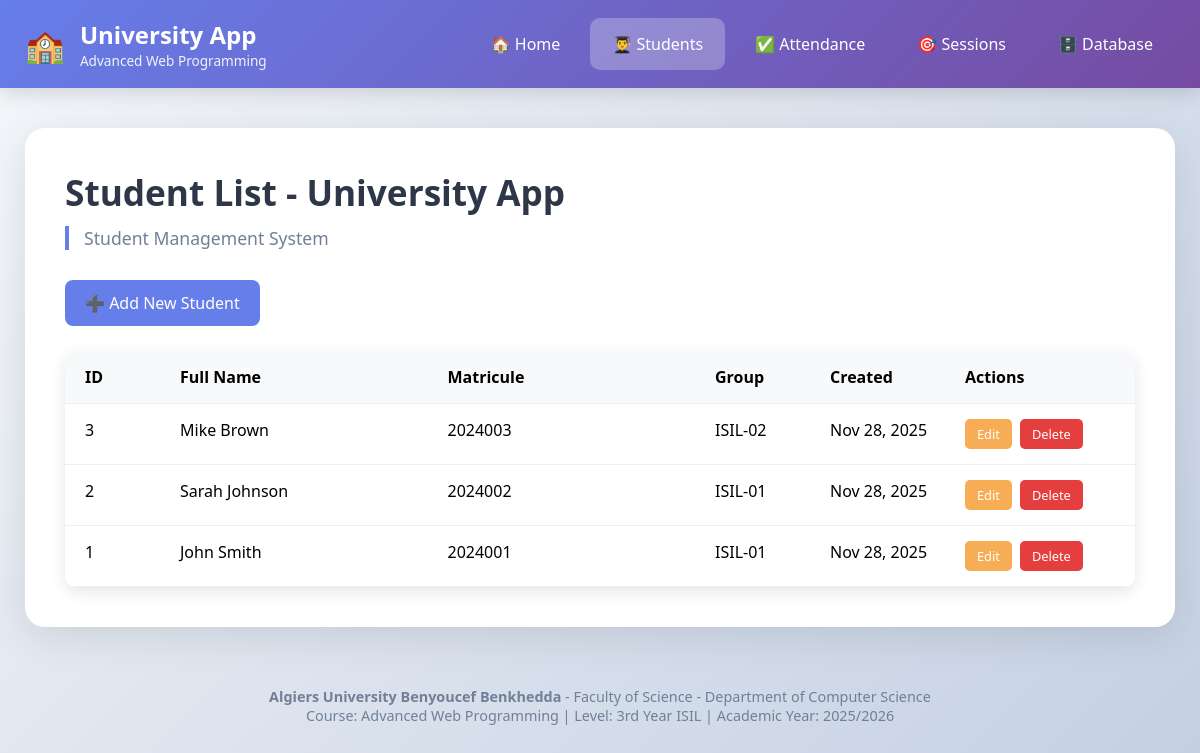
/students/list_students.php, run on the app's committed database.
### tables this page shows
CREATE TABLE IF NOT EXISTS students (
    id INT PRIMARY KEY AUTO_INCREMENT,
    fullname VARCHAR(100) NOT NULL,
    matricule VARCHAR(20) NOT NULL UNIQUE,
    group_id VARCHAR(10) NOT NULL,
    created_at TIMESTAMP DEFAULT CURRENT_TIMESTAMP
);

### students/list_students.php (the view, shortened to what this page needs)
<?php
$page_title = "Student List - University App";
require_once '../includes/header.php';
try {
    $pdo = getDBConnection();
    $students = $pdo->query("SELECT * FROM students ORDER BY id DESC")->fetchAll();
} catch (Exception $e) {
    $error = $e->getMessage();
}
?>
<div class="students-management">
    <div class="header-actions">
        <a href="add_student.php" class="btn-primary">➕ Add New Student</a>
    </div>
    <?php if (isset($error)): ?>
        <div class="error-message"><?php echo $error; ?></div>
    <?php else: ?>
        <div class="students-table">
            <div class="table-header">
                <div>ID</div>
                <div>Full Name</div>
                <div>Matricule</div>
                <div>Group</div>
                <div>Created</div>
                <div>Actions</div>
            </div>
            <?php foreach ($students as $student): ?>
            <div class="table-row">
                <div><?php echo $student['id']; ?></div>
                <div><?php echo htmlspecialchars($student['fullname']); ?></div>
                <div><?php echo htmlspecialchars($student['matricule']); ?></div>
                <div><?php echo htmlspecialchars($student['group_id']); ?></div>
                <div><?php echo date('M j, Y', strtotime($student['created_at'])); ?></div>
                <div class="actions">
                    <a href="update_student.php?id=<?php echo $student['id']; ?>" class="btn-edit">Edit</a>
                    <a href="delete_student.php?id=<?php echo $student['id']; ?>" class="btn-delete" onclick="return confirm('Delete this student?')">Delete</a>
                </div>
            </div>
            <?php endforeach; ?>
        </div>
    <?php endif; ?>
</div>
<?php require_once '../includes/footer.php'; ?>

### includes/header.php (shortened to what this page needs)
<?php
$current_page = basename($_SERVER['PHP_SELF']);
?>
<!DOCTYPE html>
<html lang="en">
<head>
</head>
<body>
    <header class="header">
        <div class="nav-container">
            <div class="logo">
                <a href="index.php">
                    <div class="logo-icon">🏫</div>
                    <div>
                        <div class="logo-text">University App</div>
                        <div class="logo-subtitle">Advanced Web Programming</div>
                    </div>
                </a>
            </div>
<nav>
    <ul class="nav-menu">
        <li><a href="/university_app/index.php" class="nav-link <?php echo $current_page == 'index.php' ? 'active' : ''; ?>">🏠 Home</a></li>
        <li><a href="/university_app/students/list_students.php" class="nav-link <?php echo strpos($_SERVER['PHP_SELF'], 'students/') !== false ? 'active' : ''; ?>">👨‍🎓 Students</a></li>
        <li><a href="/university_app/attendance/take_attendance.php" class="nav-link <?php echo strpos($_SERVER['PHP_SELF'], 'attendance/') !== false ? 'active' : ''; ?>">✅ Attendance</a></li>
        <li><a href="/university_app/sessions/create_session.php" class="nav-link <?php echo strpos($_SERVER['PHP_SELF'], 'sessions/') !== false ? 'active' : ''; ?>">🎯 Sessions</a></li>
        <li><a href="/university_app/database/test_connection.php" class="nav-link <?php echo strpos($_SERVER['PHP_SELF'], 'database/') !== false ? 'active' : ''; ?>">🗄️ Database</a></li>
    </ul>
</nav>
        </div>
    </header>
    <div class="main-container">
        <div class="content-card">
            <?php if (isset($page_title) && $current_page !== 'index.php'): ?>
                <h1 class="page-title"><?php echo $page_title; ?></h1>
                <div class="page-subtitle">
                    <?php
                    if (strpos($_SERVER['PHP_SELF'], 'students/') !== false) echo "Student Management System";
                    elseif (strpos($_SERVER['PHP_SELF'], 'attendance/') !== false) echo "Attendance Tracking System";
                    elseif (strpos($_SERVER['PHP_SELF'], 'sessions/') !== false) echo "Session Management System";
                    else echo "University Management System";
                    ?>
                </div>
            <?php endif; ?>

### includes/footer.php (shortened to what this page needs)
        </div>
        <div style="text-align: center; margin-top: 40px; color: #718096; font-size: 0.9rem; padding: 20px;">
            <p><strong>Algiers University Benyoucef Benkhedda</strong> - Faculty of Science - Department of Computer Science</p>
            <p>Course: Advanced Web Programming | Level: 3rd Year ISIL | Academic Year: 2025/2026</p>
        </div>
    </div>
</body>
</html>

### includes/header.php (style rules this page uses)
* { margin: 0; padding: 0; box-sizing: border-box; }
body { font-family: 'Segoe UI', Tahoma, Geneva, Verdana, sans-serif; background: linear-gradient(135deg, #f5f7fa 0%, #c3cfe2 100%); min-height: 100vh; }
.header { background: linear-gradient(135deg, #667eea 0%, #764ba2 100%); box-shadow: 0 4px 20px rgba(0, 0, 0, 0.15); padding: 0; }
.nav-container { max-width: 1200px; margin: 0 auto; display: flex; justify-content: space-between; align-items: center; padding: 0 25px; }
.logo a { display: flex; align-items: center; gap: 15px; text-decoration: none; color: white; padding: 18px 0; }
.logo-icon { font-size: 2rem; }
.logo-text { font-size: 1.5rem; font-weight: bold; }
.logo-subtitle { font-size: 0.85rem; opacity: 0.9; }
.nav-menu { display: flex; list-style: none; gap: 8px; }
.nav-link { display: block; padding: 15px 22px; text-decoration: none; color: white; font-weight: 500; border-radius: 10px; transition: all 0.3s ease; }
.nav-link.active { background: rgba(255, 255, 255, 0.25); }
.main-container { max-width: 1200px; margin: 40px auto; padding: 0 25px; }
.content-card { background: white; border-radius: 20px; padding: 40px; box-shadow: 0 10px 40px rgba(0, 0, 0, 0.1); margin-bottom: 30px; }
.page-title { color: #2d3748; font-size: 2.2rem; margin-bottom: 10px; }
.page-subtitle { color: #718096; font-size: 1.1rem; margin-bottom: 30px; border-left: 4px solid #667eea; padding-left: 15px; }

### students/list_students.php (style rules this page uses)
.header-actions { margin-bottom: 25px; }
.btn-primary { background: #667eea; color: white; padding: 12px 20px; text-decoration: none; border-radius: 8px; display: inline-block; }
.students-table { background: white; border-radius: 10px; overflow: hidden; box-shadow: 0 5px 15px rgba(0,0,0,0.1); }
.table-header, .table-row { display: grid; grid-template-columns: 80px 1fr 1fr 100px 120px 150px; gap: 15px; padding: 15px 20px; border-bottom: 1px solid #eee; }
.table-header { background: #f8f9fa; font-weight: bold; }
.actions { display: flex; gap: 8px; }
.btn-edit { background: #f6ad55; color: white; padding: 6px 12px; text-decoration: none; border-radius: 5px; font-size: 0.8rem; }
.btn-delete { background: #e53e3e; color: white; padding: 6px 12px; text-decoration: none; border-radius: 5px; font-size: 0.8rem; }

### data on the page
students: id "3", fullname "Mike Brown", matricule "2024003", group "ISIL-02", created_at "Nov 28, 2025"
students: id "2", fullname "Sarah Johnson", matricule "2024002", group "ISIL-01", created_at "Nov 28, 2025"
students: id "1", fullname "John Smith", matricule "2024001", group "ISIL-01", created_at "Nov 28, 2025"

### other printed values
$page_title "Student List - University App"
